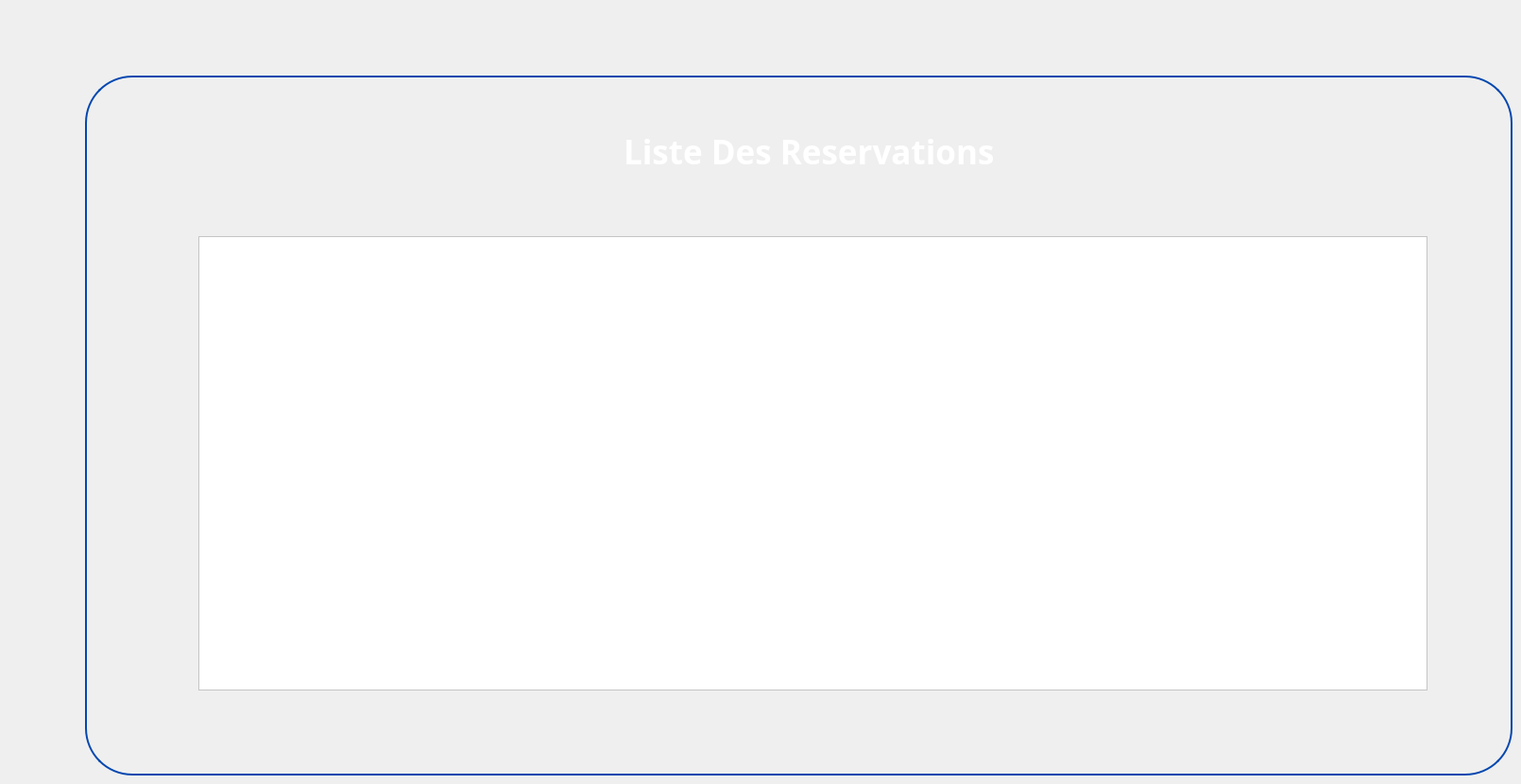
   <widget class="QWidget" name="listereservation">
    <widget class="QGroupBox" name="groupBox_6">
     <property name="geometry">
      <rect>
       <x>90</x>
       <y>80</y>
       <width>1511</width>
       <height>741</height>
      </rect>
     </property>
     <property name="styleSheet">
      <string notr="true">
QGroupBox {
	border-radius:50px;
    border: 2px solid #0447AF; /* Red border */
}
</string>
     </property>
     <property name="title">
      <string/>
     </property>
     <widget class="QLabel" name="label_10">
      <property name="geometry">
       <rect>
        <x>120</x>
        <y>10</y>
        <width>81</width>
        <height>81</height>
       </rect>
      </property>
      <property name="text">
       <string/>
      </property>
      <property name="pixmap">
       <pixmap>:/Desktop/imageprojetcpp/gestion-de-projet.png</pixmap>
      </property>
      <property name="scaledContents">
       <bool>true</bool>
      </property>
     </widget>
     <widget class="QLabel" name="label_57">
      <property name="geometry">
       <rect>
        <x>570</x>
        <y>50</y>
        <width>441</width>
        <height>61</height>
       </rect>
      </property>
      <property name="font">
       <font>
        <family>Plus Jakarta Sans</family>
        <pointsize>26</pointsize>
        <weight>75</weight>
        <bold>true</bold>
       </font>
      </property>
      <property name="styleSheet">
       <string notr="true">color:white;
    background: transparent;
</string>
      </property>
      <property name="text">
       <string>Liste Des Reservations</string>
      </property>
     </widget>
     <widget class="QGroupBox" name="horizontalGroupBox_10">
      <property name="geometry">
       <rect>
        <x>620</x>
        <y>240</y>
        <width>151</width>
        <height>121</height>
       </rect>
      </property>
      <property name="styleSheet">
       <string notr="true">background:transparent;
border:transparent;</string>
      </property>
      <layout class="QVBoxLayout" name="verticalLayout_23"/>
     </widget>
     <widget class="QTableView" name="tableView_reservation">
      <property name="geometry">
       <rect>
        <x>120</x>
        <y>170</y>
        <width>1301</width>
        <height>481</height>
       </rect>
      </property>
      <property name="styleSheet">
       <string notr="true">color:rgb(0, 0, 127);
background:white;</string>
      </property>
     </widget>
    </widget>
   </widget>
